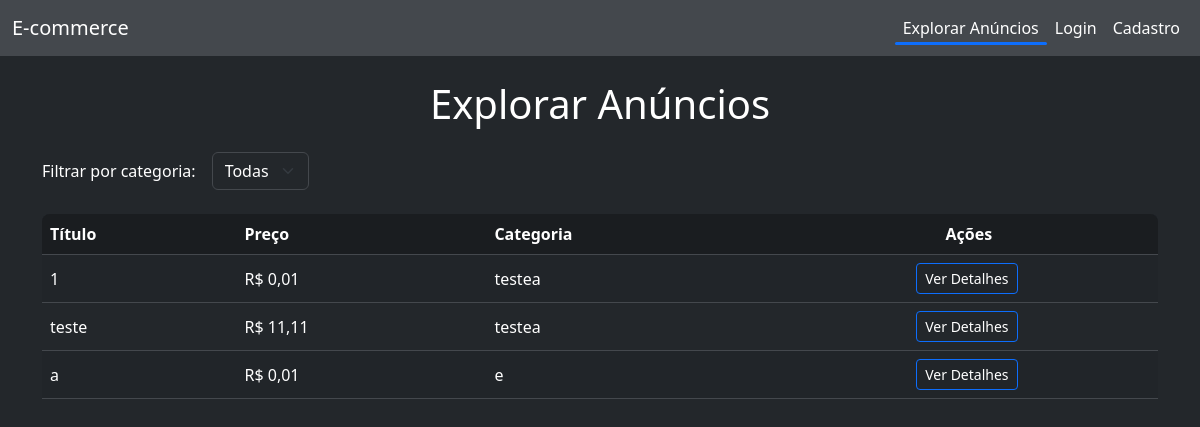
The page /anuncios/explorar on the database its author committed.
### app/models/anuncio.py (models this page shows, shortened)
class Anuncio(db.Model):
    __tablename__ = "anuncio"
    id = db.Column(db.Integer, primary_key=True)
    titulo = db.Column(db.String(200), nullable=False)
    descricao = db.Column(db.Text, nullable=False)
    preco = db.Column(db.Float, nullable=False)
    criado_em = db.Column(db.DateTime, default=datetime.utcnow)
    usuario_id = db.Column(db.Integer, db.ForeignKey("usuario.id"), nullable=False)
    categoria_id = db.Column(db.Integer, db.ForeignKey("categoria.id"), nullable=False)
    usuario = db.relationship("Usuario", back_populates="anuncios")
    perguntas = db.relationship("Pergunta", backref="anuncio", lazy=True)
    compras = db.relationship("Compra", backref="anuncio", lazy=True)
    favoritos = db.relationship("Favorito", backref="anuncio", lazy=True)

### app/models/categoria.py (models this page shows, shortened)
class Categoria(db.Model):
    __tablename__ = "categoria"
    id = db.Column(db.Integer, primary_key=True)
    nome = db.Column(db.String(100), nullable=False, unique=True)
    criado_por_id = db.Column(db.Integer, db.ForeignKey('usuario.id'), nullable=False)
    criado_por = db.relationship("Usuario", backref="categorias_criadas", lazy=True)
    anuncios = db.relationship("Anuncio", backref="categoria", lazy=True)

### app/routes/anuncio.py (the view)
@anuncio_bp.route('/explorar')
def explorar_anuncios():
    from flask import request
    from flask_login import current_user
    categorias = Categoria.query.all()
    categoria_id = request.args.get('categoria', type=int)
    favoritos_only = request.args.get('favoritos', type=int) == 1
    anuncios_query = Anuncio.query
    if categoria_id:
        anuncios_query = anuncios_query.filter_by(categoria_id=categoria_id)
    if favoritos_only and current_user.is_authenticated:
        from ..models.favorito import Favorito
        favoritos_ids = [f.anuncio_id for f in Favorito.query.filter_by(usuario_id=current_user.id).all()]
        anuncios_query = anuncios_query.filter(Anuncio.id.in_(favoritos_ids))
    anuncios = anuncios_query.all()
    return render_template('anuncio/explorar.html', anuncios=anuncios, categorias=categorias, categoria_id=categoria_id, favoritos_only=favoritos_only)

### app/templates/anuncio/explorar.html (shortened to what this page needs)
{% extends 'base.html' %}
{% block content %}
<div class="container">
    <h1 class="mb-4 text-center">Explorar Anúncios</h1>
    <form method="get" class="row g-3 align-items-center mb-4">
        <div class="col-auto">
            <label for="categoria" class="col-form-label">Filtrar por categoria:</label>
        </div>
        <div class="col-auto">
            <select name="categoria" id="categoria" class="form-select" onchange="this.form.submit()">
                <option value="">Todas</option>
            </select>
        </div>
    </form>
    <div class="table-responsive">
        <table class="table table-striped align-middle">
            <thead class="table-primary">
                <tr>
                    <th>Título</th>
                    <th>Preço</th>
                    <th>Categoria</th>
                    <th class="text-center">Ações</th>
                </tr>
            </thead>
            <tbody>
                {% for anuncio in anuncios %}
                <tr>
                    <td>{{ anuncio.titulo }}</td>
                    <td>R$ {{ '{:,.2f}'.format(anuncio.preco).replace('.', ',') }}</td>
                    <td>{{ anuncio.categoria.nome }}</td>
                    <td class="text-center">
                        <a href="{{ url_for('anuncio.publico_detail', id=anuncio.id) }}" class="btn btn-outline-primary btn-sm">Ver Detalhes</a>
                    </td>
                </tr>
                {% endfor %}
            </tbody>
        </table>
    </div>
</div>
{% endblock %}

### app/static/css/main.css (style rules this page uses)
body, .bg-white, .card, .table, .dropdown-menu, .modal-content, .form-control, .form-select { background-color: #23272b !important; color: #fff !important; }
.bg-primary, .navbar.bg-primary, .table-primary, .btn-primary, .alert-primary { background-color: #44484d !important; color: #fff !important; border-color: #44484d !important; }
.btn, .btn-primary, .btn-success, .btn-danger, .btn-warning, .btn-info, .btn-secondary, .btn-outline-danger, .btn-outline-secondary, .btn-outline-info, .btn-outline-primary, .btn-outline-success, .btn-outline-warning { color: #fff !important; }
.btn-outline-danger, .btn-outline-secondary, .btn-outline-info, .btn-outline-primary, .btn-outline-success, .btn-outline-warning { background-color: transparent !important; }
.form-control, .form-select { background-color: #23272b !important; color: #fff !important; border-color: #44484d !important; }
.table-responsive { border-radius: 0.5rem; overflow: hidden; }
.table a { text-decoration: none !important; }
.table .btn { margin-right: 0.25rem; }
.table, .table tbody, .table tr, .table td { background-color: #23272b !important; color: #fff !important; border-color: #44484d !important; }
.table thead, .table thead th { background-color: #1a1d20 !important; color: #fff !important; border-color: #44484d !important; }
.table-striped > tbody > tr:nth-of-type(odd) { background-color: #2c3035 !important; }
.table, .table th, .table td { border-color: #44484d !important; }

### rows shown on the page
Anuncio: titulo "1", preco "0,01", categoria.nome "testea"
Anuncio: titulo "teste", preco "11,11", categoria.nome "testea"
Anuncio: titulo "a", preco "0,01", categoria.nome "e"
